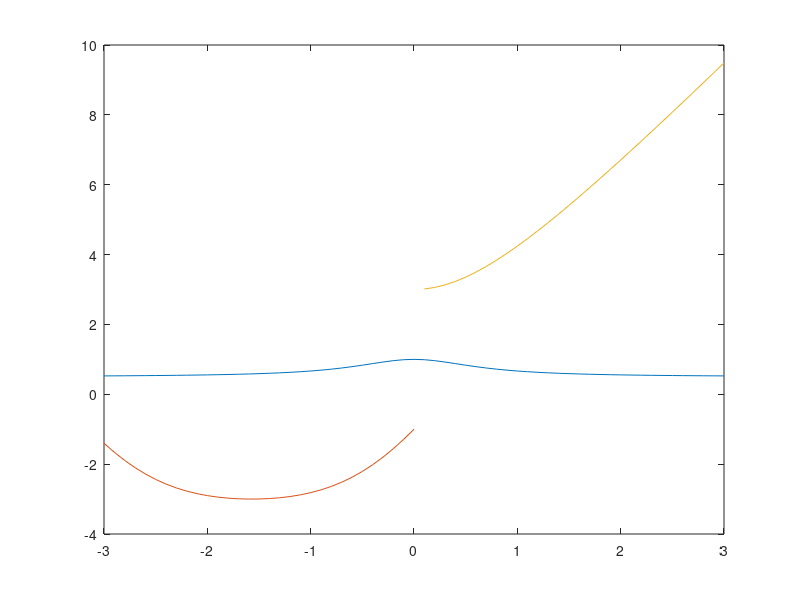

The MATLAB script that drew this image:
x = -3:0.1:3

y = (1 + x.^2) ./ (1 + 2*x.^2)

x1 = x(x <= 0)
x2 = x(x > 0)

g1 = 3*sin(x1) - cos(x1).^2
g2 = 3*sqrt(1 + x2.^2)

plot(x, y, x1, g1, x2, g2)